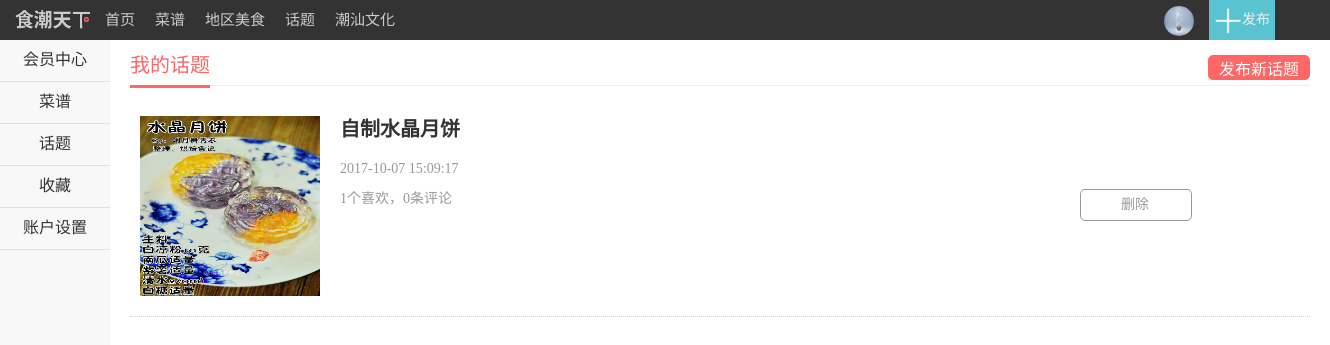
The page /php/mc-topic.php (signed in) on the database its author committed.
### tables this page shows
CREATE TABLE IF NOT EXISTS `topic` (
  `id` int(10) NOT NULL AUTO_INCREMENT,
  `content` varchar(255) NOT NULL,
  `publisher_id` int(10) NOT NULL,
  `created_at` datetime NOT NULL,
  `video` varchar(255) DEFAULT NULL,
  PRIMARY KEY (`id`),
  KEY `topic_publisher_id` (`publisher_id`)
);

### models/users.php (called while the page is built, shortened)
<?php header( 'Content-Type:text/html;charset=utf-8');
function getID($dbc,$name){
  $q="select id from personal_info where name='$name'";
  $r=$dbc->query($q);
  $id=$r->fetchColumn(0);
  return $id;
}
 ?>

### views/user/mc-topic.html.php (the view, shortened to what this page needs)
<div class="mod_right" style="position: relative;top: 40px;left: 120px;">
 <div class="mc_cookbook">
 <div class="cook_navigation_bar">
 	<a  href="mc-topic.php" class="cook_navigation cook_navigation_on">我的话题</a>
 	<button class="cook_navigation_btn" onclick="window.open('mc-editTopic.php')">发布新话题</button>
 	</div>
</div>
</div>
<div class="my_cookbook_list">
	<ul class="my_cookbook_list_ul"  style="width: 1180px;margin-left:0px;">
		<?php $res=topic_show($dbc); foreach ($res as $row){  ?>
		<li>
		<div style="height: 180px;">
		    <div><a href="topic_page.php?topic_id=<?php echo $row['id']; ?>"><img  src="<?php echo sel_topicImgs($dbc,$row['id']); ?>" alt="" class="my_cookbook_list_img" ></a></div>
			<div class="my_cookbook_list_detail">
							<h2><a href="topic_page.php?topic_id=<?php echo $row['id']; ?>"><?php  $topic_content= $row['content'];if(strlen($topic_content)>20){echo mb_substr($topic_content,0,19,"utf-8")."......";}else{echo $topic_content;} ?></a></h2>
							<p class="my_cookbook_list_detail_p"><?php echo $row['created_at']; ?></p>
							<p class="my_cookbook_list_detail_p"><?php topic_like_btn($dbc,$row['id']); ?>个喜欢，<?php echo topic_comments_num($dbc,$row['id']); ?>条评论</p>
			</div>
			<a class="del" href="mc-topic.php?action=del&topic_id=<?php echo $row['id']; ?>"><p style="margin-left: 30px;">删除</p></a>
		</div>
		</li>
		<?php } ?>
	</ul>
</div>

### models/cookbook.php (shortened to what this page needs)
<?php
function topic_show($dbc)
{
  $user_id=getID($dbc,$_COOKIE["userName"]);
   $sql = "select * from topic  where publisher_id=$user_id order by id desc";
    $res = $dbc->query($sql);
    return $res;
}
function sel_topicImgs($dbc,$topic_id){
   $q="select * from topic_img where topic_id=$topic_id";
  $res = $dbc->query($q);
  $imgs=array();
  foreach ($res as $rows) {
    $imgs[]=$rows['topic_img'];
  }
  return $imgs[0];
}
function topic_like_btn($dbc,$topic_id)
{
  $q="select * from topic_user_like_collect where  topic_id=$topic_id and attitude=1";
  $stmt=$dbc->prepare($q);
    $stmt->execute();
    echo $stmt->rowCount();
}
function topic_comments_num($dbc,$topic_id){
  $q="select * from topic_commnet where  topic_id=$topic_id";
  $stmt=$dbc->prepare($q);
    $stmt->execute();
    echo $stmt->rowCount();
}
 ?>

### assets/css/indexTop.css (style rules this page uses)
body { font: 14px "Hiragino Sans GB",STHeiti,"微软雅黑","Microsoft YaHei",Helvetica,Arial,serif; }
.bar { float: right; margin-right: 30px; position:relative; right:20px; }
.top-bar { height: 40px; background: #333; color: #999; top: 0; position: fixed; z-index: 10000; width: 100%; left: 0; min-width: 990px; }
.top-bar .bar-left { height: 40px; margin-left: 20px; }
ol,ul { list-style: none; }
.top-bar .bar-left li { float: left; height: 40px; }
.bar-link a, .top-bar .bar-left li a { font-size: 15px; color: #ccc; height: 40px; line-height: 40px; padding: 0 10px; text-decoration: none; display: inline-block; }
li a { font-size: 16px; color: #ccc; height: 40px; line-height: 40px; padding: 0 10px; text-decoration: none; display: inline-block; }
.clear { zoom: 1; }
.bar-right li { list-style-image: none; list-style-type: none; float: right; }
.bar-right li a { display: block; }
.bar-text { background: #59C3D1; color: #f1f1f1; width: auto; text-align: center; height: 40px; line-height: 40px; overflow: hidden; position: relative; z-index: 199011; cursor: pointer; margin-right: 5px; padding-left: 5px; padding-right: 5px; }
.bar-text img { border: 0; vertical-align: middle; }
.mod_left { width: 110px; height: 100%; background: #f8f8f8; position: fixed; z-index: 112; }
.w_main { height: 100%; width: 100%; }
.menu_wrap { text-align: center; font-size: 16px; color: #666; padding: 40px 0 0 0; }
.menu_wrap ul { margin: 0; padding: 0; }
.menu_wrap li { margin: 0; padding: 0; border-bottom: 1px solid #e0e0e0; position: relative; }
.menu_wrap a { color: #333; text-decoration: none; font-size: 16px; width: 90px; height: 41px; }
.mod_right { position: relative; top: 40px; left: 120px; }

### assets/css/mc-all.css (style rules this page uses)
.menu_wrap a { width: 90px; height: 41px; }
.cook_navigation { display: inline-block; margin: 0 15px 0 0; text-decoration: none; font-size: 20px; color: #333; height: 30px; }
.cook_navigation_on { color: #ff6767; border-bottom: 3px solid #ff6767; }
.cook_navigation_bar { height: 20px; position: relative; top: 15px; }
.mc_cookbook { height: 45px; width:1180px; margin-left:10px; border-bottom: 1px solid #eee; }
.cook_navigation_btn { border: 1px solid #ff6767; border-radius: 5px; float: right; height: 25px; line-height: 25px; margin: 5px 0 0 10px; padding: 0 10px; background: #ff6767; color: #fff; font-size: 16px; position: relative; bottom: 5px; }
.my_cookbook_list { width: 1180px; height: 200px; position: relative; left: 130px; top: 50px; }
.my_cookbook_list_img { width: 180px; height: 180px; }
.my_cookbook_list_ul { width: 1180px;margin-left:0px; }
.my_cookbook_list_ul li { border-bottom: 1px dotted #d4d4d4; display: block; display: table; float: left; padding: 20px 0; width: 100%; }
.my_cookbook_list_detail { position: relative; left: 200px; top: -120px; width: 600px; }
.my_cookbook_list_detail h2 a { color: #333; font-size: 20px; }
.my_cookbook_list_detail_p { margin-left: 10px; color: #999; }
.del { color: #999; border: 1px solid #999; border-radius: 5px; display: block; font-size: 14px; height: 30px; line-height: 30px; margin-top: -150px; margin-left: 950px; text-decoration: none; width: 90px; }
.del>p { margin-left: 30px; }

### assets/css/style.css (style rules this page uses)
* { margin: 0;padding: 0;font-family: "微软雅黑"; }
a { text-decoration: none; color: #333; }
.left { float:left; }
ul { list-style-type: none; }
img { border: 0; }

### assets/css/index_Beauty.css (style rules this page uses)
ul, li { margin: 0; padding: 0; border: 0; font-size: 100%; font: inherit; vertical-align: baseline; }

### rows shown on the page
topic: content "自制水晶月饼", created_at "2017-10-07 15:09:17", rowCount "1", rowCount "0"
